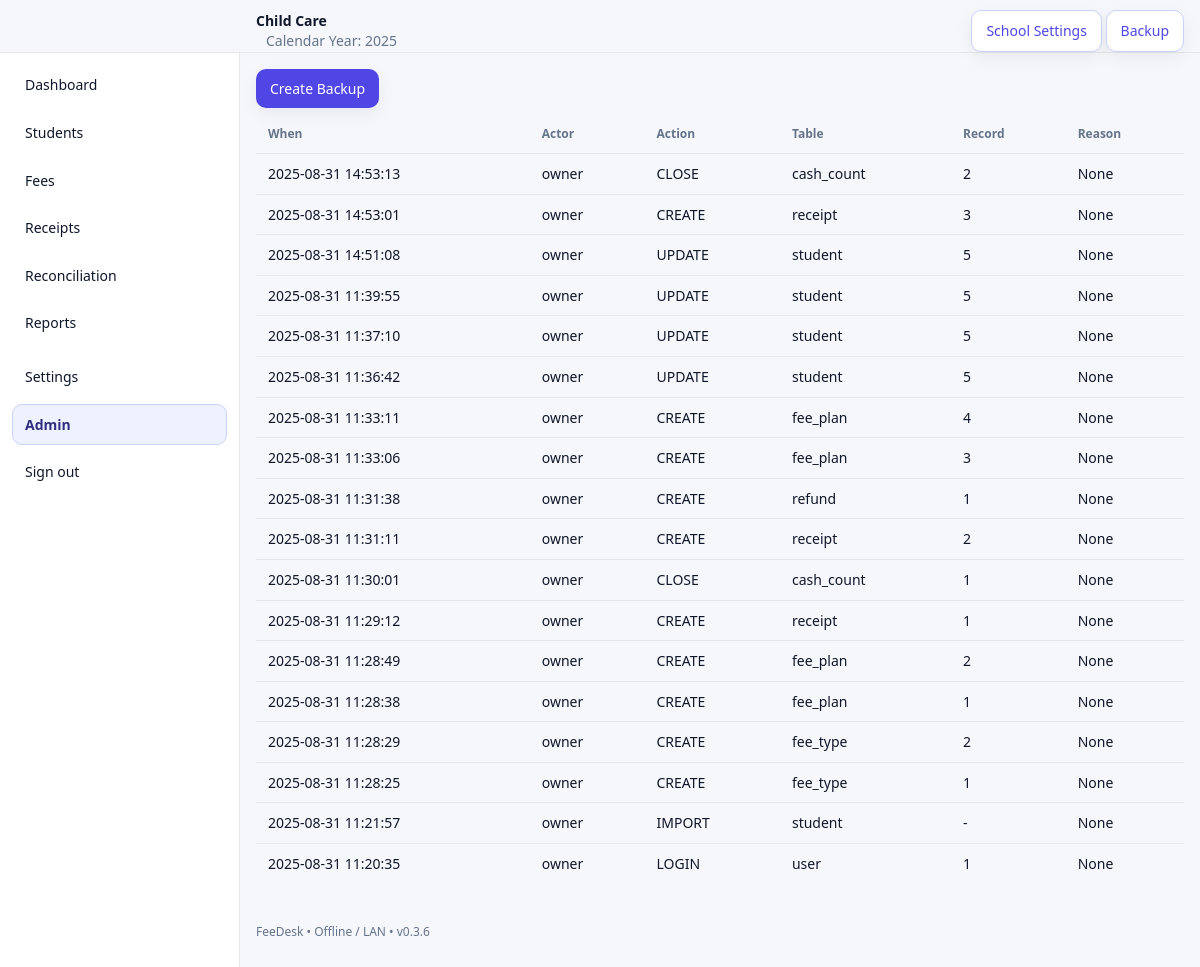
/admin/audit (signed in), run on an earlier commit of the app's database.
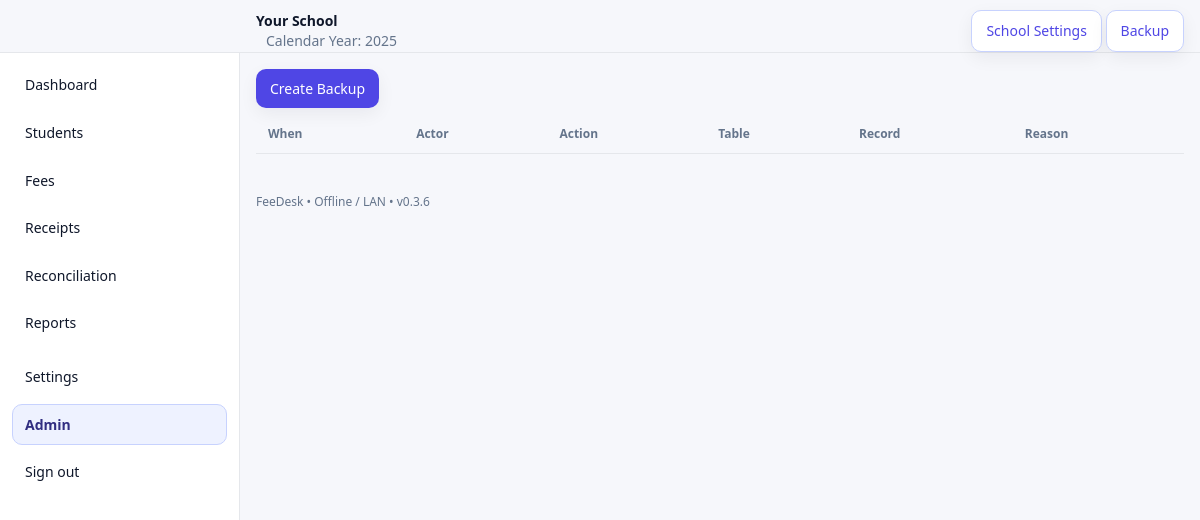
And on a later commit of the database.
### preschool/models.py (models this page shows)
class SystemSetting(db.Model):
    id = db.Column(db.Integer, primary_key=True)
    key = db.Column(db.String(80), unique=True, nullable=False)
    value = db.Column(db.String(400))

class AuditLog(db.Model):
    id = db.Column(db.Integer, primary_key=True)
    actor = db.Column(db.String(80))
    action = db.Column(db.String(40))
    table = db.Column(db.String(40))
    record_id = db.Column(db.String(80))
    before_json = db.Column(db.Text)
    after_json = db.Column(db.Text)
    reason = db.Column(db.String(255))
    created_at = db.Column(db.DateTime, default=datetime.utcnow)

### preschool/admin.py (the view)
@admin_bp.route('/audit')
@role_required(['Owner','Manager'])
def audit_log():
    rows = AuditLog.query.order_by(AuditLog.created_at.desc()).limit(200).all()
    return render_template('admin/audit_log.html', rows=rows)

### preschool/auth.py (called while the page is built)
@login_manager.user_loader
def load_user(uid):
    return User.query.get(int(uid))

### preschool/security.py (called while the page is built)
def role_required(roles):
    def decorator(fn):
        @wraps(fn)
        def wrapped(*args, **kwargs):
            if not current_user.is_authenticated:
                return redirect(url_for("auth.login", next=request.path))
            if current_user.role not in roles:
                return redirect(url_for("index"))
            return fn(*args, **kwargs)
        return wrapped
    return decorator

### preschool/utils.py (called while the page is built)
def now():
    return datetime.now()

def school_name():
    s = SystemSetting.query.filter_by(key="school_name").first()
    return s.value if s else "Your School"

### preschool/templates/admin/audit_log.html
{% extends 'base.html' %}
{% block content %}
<div class="toolbar"><a class="btn" href="{{ url_for('admin.backup') }}">Create Backup</a></div>
<table class="table">
  <thead><tr><th>When</th><th>Actor</th><th>Action</th><th>Table</th><th>Record</th><th>Reason</th></tr></thead>
  <tbody>{% for a in rows %}<tr><td>{{ a.created_at.strftime('%Y-%m-%d %H:%M:%S') }}</td><td>{{ a.actor }}</td><td>{{ a.action }}</td><td>{{ a.table }}</td><td>{{ a.record_id }}</td><td>{{ a.reason }}</td></tr>{% endfor %}</tbody>
</table>
{% endblock %}

### preschool/templates/base.html (shortened to what this page needs)
<!doctype html>
<html lang="en">
<head>
  <link rel="stylesheet" href="{{ url_for('static', filename='styles.css') }}">
  <link rel="stylesheet" href="https://cdn.datatables.net/1.13.6/css/jquery.dataTables.min.css">
  <link rel="stylesheet" href="https://cdnjs.cloudflare.com/ajax/libs/toastr.js/latest/toastr.min.css">
</head>
<body class="{% if not current_user.is_authenticated %}no-sidebar{% endif %}">
  {% if current_user.is_authenticated %}
  {% set ep = request.endpoint or '' %}
  <aside class="sidebar">
    <div class="brand">
      <div class="brand-text">
        <div class="brand-name">FeeDesk</div>
        <div class="brand-sub">{{ school_name() }}</div>
      </div>
    </div>
    <nav>
      <a href="{{ url_for('index') }}" class="{{ 'active' if ep == 'index' else '' }}">Dashboard</a>
      <a href="{{ url_for('students.list_students') }}" class="{{ 'active' if ep.startswith('students.') else '' }}">Students</a>
      <a href="{{ url_for('fees.types') }}" class="{{ 'active' if ep.startswith('fees.') else '' }}">Fees</a>
      <a href="{{ url_for('receipts.list_receipts') }}" class="{{ 'active' if ep.startswith('receipts.') else '' }}">Receipts</a>
      <a href="{{ url_for('recon.home') }}" class="{{ 'active' if ep.startswith('recon.') else '' }}">Reconciliation</a>
      <a href="{{ url_for('reports.summary') }}" class="{{ 'active' if ep.startswith('reports.') else '' }}">Reports</a>
      <a href="{{ url_for('settings.index') }}" class="{{ 'active' if ep.startswith('settings.') else '' }}">Settings</a>
      <a href="{{ url_for('admin.users') }}" class="{{ 'active' if ep.startswith('admin.') else '' }}">Admin</a>
      <a href="{{ url_for('auth.logout') }}">Sign out</a>
    </nav>
  </aside>
  <header class="topbar">
    <div class="topbar-inner">
      <div class="topbar-left">
        <div class="crumb">{{ school_name() }}</div>
        <div class="crumb muted">Calendar Year: {{ now().year }}</div>
      </div>
      <div class="topbar-right">
        <a class="btn ghost" href="{{ url_for('settings.index') }}">School Settings</a>
        <a class="btn ghost" href="{{ url_for('admin.backup') }}">Backup</a>
      </div>
    </div>
  </header>
  {% endif %}
  <main class="container">
    {% block content %}{% endblock %}
  </main>
  <footer class="footer">FeeDesk • Offline / LAN • v0.3.6</footer>
</body>
</html>

### static/styles.css (style rules this page uses)
:root { --sidebar: 240px; --bg:#f6f7fb; --card:#ffffff; --text:#0f172a; --muted:#64748b; --border:#e5e7eb; --accent:#4f46e5; --accent-2:#8b5cf6; --success:#16a34a; --warning:#f59e0b; --danger:#ef4444; --radius:14px; --shadow:0 6px 18px rgba(17,24,39,.06); }
* { box-sizing:border-box }
html,body { margin:0;padding:0;background:var(--bg);color:var(--text);font:14px/1.4 system-ui,-apple-system,Segoe UI,Roboto,Ubuntu,'Helvetica Neue',Arial,sans-serif }
a { color:var(--accent);text-decoration:none }
.btn { display:inline-flex;align-items:center;gap:8px;background:var(--accent);color:#fff;border:none;border-radius:10px;padding:10px 14px;cursor:pointer;box-shadow:var(--shadow) }
.btn.ghost { background:#fff;color:var(--accent);border:1px solid #c7d2fe }
.sidebar { position:fixed;top:0;bottom:0;left:0;width:var(--sidebar);background:#fff;border-right:1px solid var(--border);padding:16px 12px }
.brand { display:flex;align-items:center;gap:10px;margin-bottom:12px }
.brand-name { font-weight:800 }
.brand-sub { font-size:12px;color:var(--muted) }
.sidebar nav { display:flex;flex-direction:column;gap:6px }
.sidebar a { padding:10px 12px;border:1px solid transparent;border-radius:10px;color:#0f172a }
.sidebar a.active { background:#eef2ff;border-color:#c7d2fe;color:#312e81;font-weight:600 }
.topbar { position:sticky;top:0;z-index:5;background:var(--bg);border-bottom:1px solid var(--border); padding:10px 16px 0 calc(var(--sidebar) + 16px); }
.topbar-inner { display:flex;align-items:center;justify-content:space-between }
.crumb { font-weight:600 }
.crumb.muted { margin-left:10px;color:var(--muted);font-weight:400 }
.container { padding:16px 16px 24px calc(var(--sidebar) + 16px);max-width:1240px }
.footer { padding:16px 0 32px calc(var(--sidebar) + 16px);color:var(--muted);font-size:12px }
.table { width:100%;border-collapse:separate;border-spacing:0;margin-top:8px }
.table th,.table td { padding:10px 12px;border-bottom:1px solid var(--border);text-align:left }
.table th { font-size:12px;color:var(--muted);font-weight:600 }
.toolbar { display:flex;align-items:center;gap:10px }

What changed in the data, as far as the page shows it:
removed SystemSetting: value "Child Care"
removed AuditLog: created_at "2025-08-31 14:53:13", actor "owner", action "CLOSE", table "cash_count", record_id "2", reason "None"
removed AuditLog: created_at "2025-08-31 14:53:01", actor "owner", action "CREATE", table "receipt", record_id "3", reason "None"
removed AuditLog: created_at "2025-08-31 14:51:08", actor "owner", action "UPDATE", table "student", record_id "5", reason "None"
removed AuditLog: created_at "2025-08-31 11:39:55", actor "owner", action "UPDATE", table "student", record_id "5", reason "None"
removed AuditLog: created_at "2025-08-31 11:37:10", actor "owner", action "UPDATE", table "student", record_id "5", reason "None"
removed AuditLog: created_at "2025-08-31 11:36:42", actor "owner", action "UPDATE", table "student", record_id "5", reason "None"
removed AuditLog: created_at "2025-08-31 11:33:11", actor "owner", action "CREATE", table "fee_plan", record_id "4", reason "None"
removed AuditLog: created_at "2025-08-31 11:33:06", actor "owner", action "CREATE", table "fee_plan", record_id "3", reason "None"
removed AuditLog: created_at "2025-08-31 11:31:38", actor "owner", action "CREATE", table "refund", record_id "1", reason "None"
removed AuditLog: created_at "2025-08-31 11:31:11", actor "owner", action "CREATE", table "receipt", record_id "2", reason "None"
removed AuditLog: created_at "2025-08-31 11:30:01", actor "owner", action "CLOSE", table "cash_count", record_id "1", reason "None"
removed AuditLog: created_at "2025-08-31 11:29:12", actor "owner", action "CREATE", table "receipt", record_id "1", reason "None"
removed AuditLog: created_at "2025-08-31 11:28:49", actor "owner", action "CREATE", table "fee_plan", record_id "2", reason "None"
removed AuditLog: created_at "2025-08-31 11:28:38", actor "owner", action "CREATE", table "fee_plan", record_id "1", reason "None"
removed AuditLog: created_at "2025-08-31 11:28:29", actor "owner", action "CREATE", table "fee_type", record_id "2", reason "None"
removed AuditLog: created_at "2025-08-31 11:28:25", actor "owner", action "CREATE", table "fee_type", record_id "1", reason "None"
removed AuditLog: created_at "2025-08-31 11:21:57", actor "owner", action "IMPORT", table "student", record_id "-", reason "None"
removed AuditLog: created_at "2025-08-31 11:20:35", actor "owner", action "LOGIN", table "user", record_id "1", reason "None"
Also different on the page:
{{ school_name() }}: (not shown) → "Your School"
